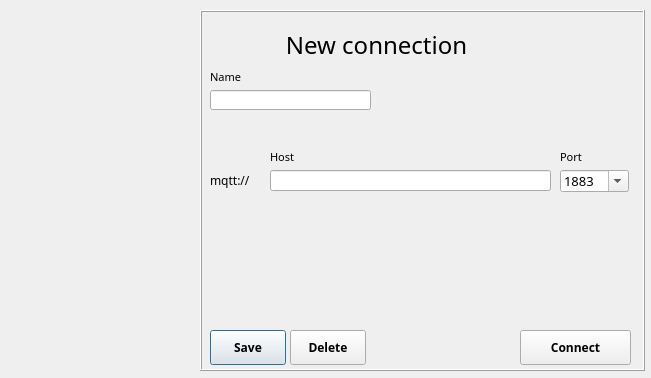
<?xml version="1.0" encoding="UTF-8"?>
<ui version="4.0">
 <class>newconnection</class>
 <widget class="QDialog" name="newconnection">
  <property name="geometry">
   <rect>
    <x>0</x>
    <y>0</y>
    <width>651</width>
    <height>378</height>
   </rect>
  </property>
  <property name="windowTitle">
   <string>Dialog</string>
  </property>
  <widget class="QFrame" name="frame">
   <property name="geometry">
    <rect>
     <x>200</x>
     <y>10</y>
     <width>445</width>
     <height>361</height>
    </rect>
   </property>
   <property name="frameShape">
    <enum>QFrame::Box</enum>
   </property>
   <property name="frameShadow">
    <enum>QFrame::Raised</enum>
   </property>
   <widget class="QLabel" name="label">
    <property name="geometry">
     <rect>
      <x>80</x>
      <y>20</y>
      <width>193</width>
      <height>29</height>
     </rect>
    </property>
    <property name="font">
     <font>
      <family>Arial Nova Light</family>
      <pointsize>18</pointsize>
      <weight>50</weight>
      <bold>false</bold>
     </font>
    </property>
    <property name="text">
     <string>New connection</string>
    </property>
    <property name="alignment">
     <set>Qt::AlignCenter</set>
    </property>
   </widget>
   <widget class="QPushButton" name="saveButt">
    <property name="geometry">
     <rect>
      <x>10</x>
      <y>320</y>
      <width>76</width>
      <height>35</height>
     </rect>
    </property>
    <property name="font">
     <font>
      <family>Arial Nova Light</family>
      <weight>75</weight>
      <bold>true</bold>
     </font>
    </property>
    <property name="text">
     <string>Save</string>
    </property>
   </widget>
   <widget class="QPushButton" name="deleteButt">
    <property name="geometry">
     <rect>
      <x>90</x>
      <y>320</y>
      <width>76</width>
      <height>35</height>
     </rect>
    </property>
    <property name="font">
     <font>
      <family>Arial Nova Light</family>
      <weight>75</weight>
      <bold>true</bold>
     </font>
    </property>
    <property name="text">
     <string>Delete</string>
    </property>
   </widget>
   <widget class="QPushButton" name="connectButt">
    <property name="geometry">
     <rect>
      <x>320</x>
      <y>320</y>
      <width>111</width>
      <height>35</height>
     </rect>
    </property>
    <property name="font">
     <font>
      <family>Arial Nova Light</family>
      <weight>75</weight>
      <bold>true</bold>
     </font>
    </property>
    <property name="text">
     <string>Connect</string>
    </property>
    <property name="autoDefault">
     <bool>false</bool>
    </property>
    <property name="default">
     <bool>false</bool>
    </property>
   </widget>
   <widget class="QLineEdit" name="NameLineEdit">
    <property name="geometry">
     <rect>
      <x>10</x>
      <y>80</y>
      <width>161</width>
      <height>20</height>
     </rect>
    </property>
    <property name="frame">
     <bool>true</bool>
    </property>
   </widget>
   <widget class="QLabel" name="label_2">
    <property name="geometry">
     <rect>
      <x>10</x>
      <y>60</y>
      <width>47</width>
      <height>13</height>
     </rect>
    </property>
    <property name="font">
     <font>
      <family>Arial Nova Light</family>
      <pointsize>8</pointsize>
     </font>
    </property>
    <property name="text">
     <string>Name</string>
    </property>
   </widget>
   <widget class="QLabel" name="label_4">
    <property name="geometry">
     <rect>
      <x>70</x>
      <y>140</y>
      <width>47</width>
      <height>13</height>
     </rect>
    </property>
    <property name="font">
     <font>
      <family>Arial Nova Light</family>
      <pointsize>8</pointsize>
     </font>
    </property>
    <property name="frameShape">
     <enum>QFrame::NoFrame</enum>
    </property>
    <property name="text">
     <string>Host</string>
    </property>
   </widget>
   <widget class="QLineEdit" name="hostLineEdit">
    <property name="geometry">
     <rect>
      <x>70</x>
      <y>160</y>
      <width>281</width>
      <height>21</height>
     </rect>
    </property>
    <property name="font">
     <font>
      <family>Arial Nova Light</family>
      <pointsize>10</pointsize>
     </font>
    </property>
    <property name="frame">
     <bool>true</bool>
    </property>
   </widget>
   <widget class="QComboBox" name="portNumber">
    <property name="geometry">
     <rect>
      <x>360</x>
      <y>160</y>
      <width>69</width>
      <height>22</height>
     </rect>
    </property>
    <property name="font">
     <font>
      <family>Arial Nova Light</family>
      <pointsize>10</pointsize>
     </font>
    </property>
    <property name="editable">
     <bool>true</bool>
    </property>
    <item>
     <property name="text">
      <string>1883</string>
     </property>
    </item>
    <item>
     <property name="text">
      <string>8883</string>
     </property>
    </item>
   </widget>
   <widget class="QLabel" name="label_5">
    <property name="geometry">
     <rect>
      <x>360</x>
      <y>140</y>
      <width>47</width>
      <height>13</height>
     </rect>
    </property>
    <property name="font">
     <font>
      <family>Arial Nova Light</family>
      <pointsize>8</pointsize>
     </font>
    </property>
    <property name="text">
     <string>Port</string>
    </property>
   </widget>
   <widget class="QLabel" name="label_3">
    <property name="geometry">
     <rect>
      <x>10</x>
      <y>160</y>
      <width>41</width>
      <height>21</height>
     </rect>
    </property>
    <property name="font">
     <font>
      <family>Arial Nova Light</family>
      <pointsize>9</pointsize>
     </font>
    </property>
    <property name="text">
     <string>mqtt://</string>
    </property>
   </widget>
  </widget>
 </widget>
 <resources/>
 <connections/>
</ui>
